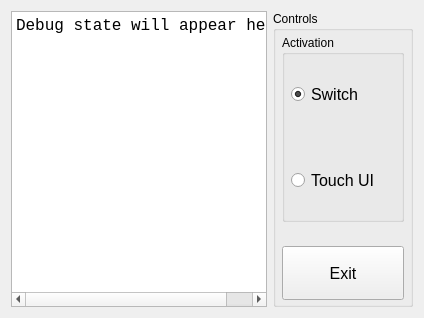
      <widget class="QWidget" name="tab_debug">
       <attribute name="title">
        <string>Debug</string>
       </attribute>
       <layout class="QHBoxLayout" name="debugLayout">
        <item>
         <widget class="QPlainTextEdit" name="txt_debug_state">
          <property name="lineWrapMode">
           <enum>QPlainTextEdit::NoWrap</enum>
          </property>
          <property name="font">
           <font>
            <family>Courier New</family>
            <pointsize>12</pointsize>
           </font>
          </property>
          <property name="readOnly">
           <bool>true</bool>
          </property>
          <property name="plainText">
           <string>Debug state will appear here.</string>
          </property>
         </widget>
        </item>
        <item>
         <widget class="QGroupBox" name="grp_debug_controls">
          <property name="minimumSize">
           <size>
            <width>140</width>
            <height>0</height>
           </size>
          </property>
          <property name="maximumSize">
           <size>
            <width>140</width>
            <height>16777215</height>
           </size>
          </property>
          <property name="title">
           <string>Controls</string>
          </property>
          <layout class="QVBoxLayout" name="debugControlsLayout">
           <property name="spacing">
            <number>4</number>
           </property>
           <property name="leftMargin">
            <number>6</number>
           </property>
           <property name="topMargin">
            <number>4</number>
           </property>
           <property name="rightMargin">
            <number>6</number>
           </property>
           <property name="bottomMargin">
            <number>4</number>
           </property>
           <item>
            <widget class="QGroupBox" name="grp_activation_control">
             <property name="title">
              <string>Activation</string>
             </property>
             <layout class="QVBoxLayout" name="activationControlLayout">
              <property name="spacing">
               <number>16</number>
              </property>
              <property name="leftMargin">
               <number>6</number>
              </property>
              <property name="topMargin">
               <number>4</number>
              </property>
              <property name="rightMargin">
               <number>6</number>
              </property>
              <property name="bottomMargin">
               <number>4</number>
              </property>
              <item>
               <widget class="QRadioButton" name="rb_activation_switch">
                <property name="minimumSize">
                 <size>
                  <width>0</width>
                  <height>70</height>
                 </size>
                </property>
                <property name="font">
                 <font>
                  <pointsize>12</pointsize>
                 </font>
                </property>
                <property name="text">
                 <string>Switch</string>
                </property>
                <property name="checked">
                 <bool>true</bool>
                </property>
               </widget>
              </item>
              <item>
               <widget class="QRadioButton" name="rb_activation_touch">
                <property name="minimumSize">
                 <size>
                  <width>0</width>
                  <height>70</height>
                 </size>
                </property>
                <property name="font">
                 <font>
                  <pointsize>12</pointsize>
                 </font>
                </property>
                <property name="text">
                 <string>Touch UI</string>
                </property>
               </widget>
              </item>
             </layout>
            </widget>
           </item>
           <item>
            <spacer name="debugControlsSpacer">
             <property name="orientation">
              <enum>Qt::Vertical</enum>
             </property>
             <property name="sizeHint" stdset="0">
              <size>
               <width>20</width>
               <height>20</height>
              </size>
             </property>
            </spacer>
           </item>
           <item>
            <widget class="QPushButton" name="btn_exit_desktop">
             <property name="minimumSize">
              <size>
               <width>0</width>
               <height>54</height>
              </size>
             </property>
             <property name="font">
              <font>
               <pointsize>12</pointsize>
              </font>
             </property>
             <property name="toolTip">
              <string>Close POC and return to the desktop</string>
             </property>
             <property name="text">
              <string>Exit</string>
             </property>
            </widget>
           </item>
          </layout>
         </widget>
        </item>
       </layout>
      </widget>
